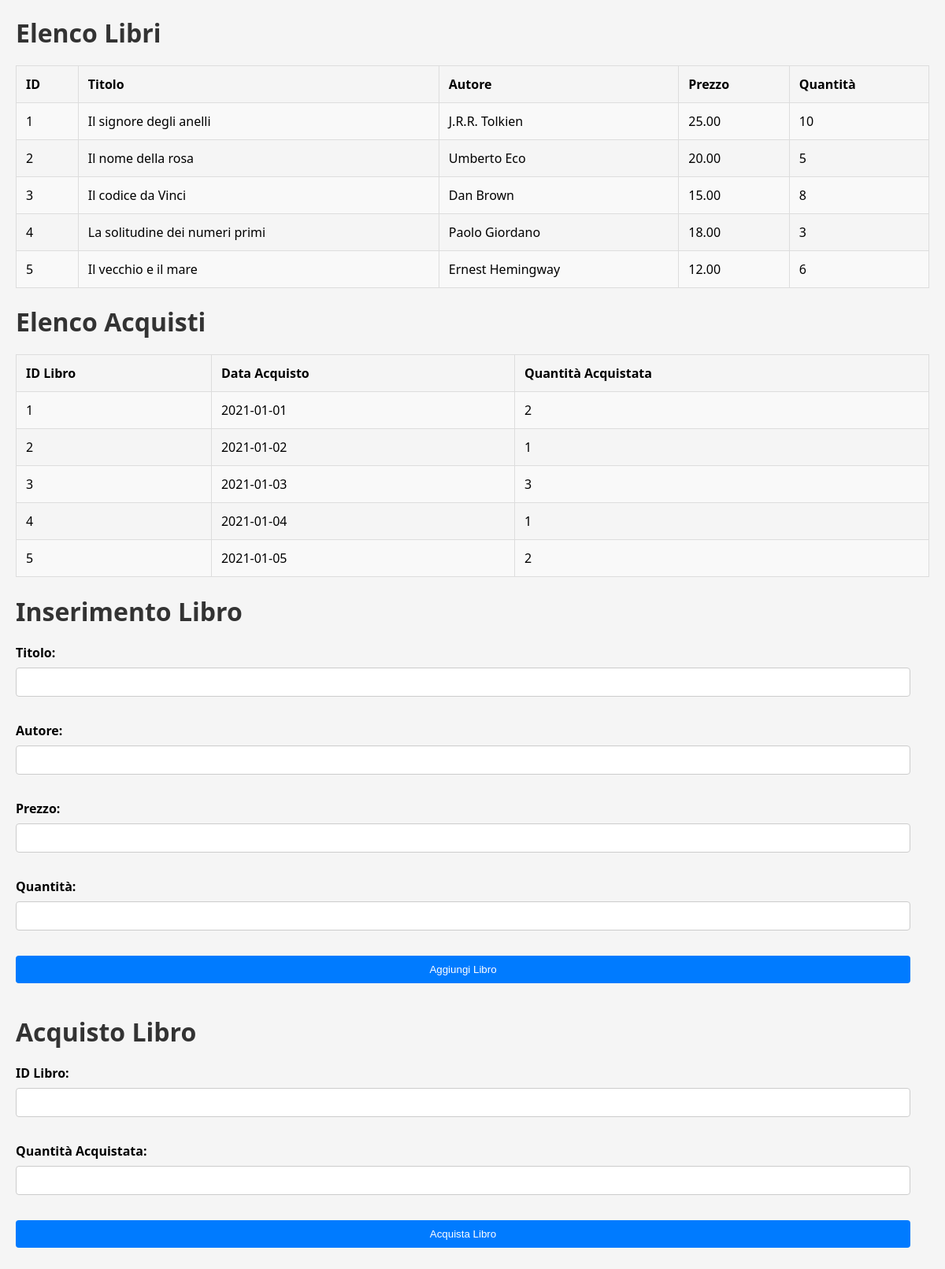
The page / on the database its author committed.
### tables this page shows
CREATE TABLE Libri (
    id INT AUTO_INCREMENT PRIMARY KEY,
    titolo VARCHAR(100) NOT NULL,
    autore VARCHAR(100) NOT NULL,
    prezzo DECIMAL(8,2) NOT NULL,
    quantita INT NOT NULL
);

CREATE TABLE Acquisti (
    id INT AUTO_INCREMENT PRIMARY KEY,
    id_libro INT,
    data_acquisto DATE,
    quantita_acquistata INT,
    FOREIGN KEY (id_libro) REFERENCES Libri(id)
);

### index.php (the view, shortened to what this page needs)
<?php
    $mydb = new mysqli(SERVER, UTENTE, PASSWORD, DATABASE);
    $result = $mydb->query("SELECT * FROM Libri");
    if ($result->num_rows > 0) {
        echo "<h1>Elenco Libri</h1>";
        echo "<table>";
        echo "<tr><th>ID</th><th>Titolo</th><th>Autore</th><th>Prezzo</th><th>Quantità</th></tr>";
        while ($row = $result->fetch_assoc()) {
            echo "<tr>";
            echo "<td>" . $row['id'] . "</td>";
            echo "<td>" . $row['titolo'] . "</td>";
            echo "<td>" . $row['autore'] . "</td>";
            echo "<td>" . $row['prezzo'] . "</td>";
            echo "<td>" . $row['quantita'] . "</td>";
            echo "</tr>";
        }
        echo "</table>";
    } else {
        echo "Nessun libro presente.";
    }
    $result = $mydb->query("SELECT * FROM Acquisti");
    if ($result->num_rows > 0) {
        echo "<h1>Elenco Acquisti</h1>";
        echo "<table>";
        echo "<tr><th>ID Libro</th><th>Data Acquisto</th><th>Quantità Acquistata</th></tr>";
        while ($row = $result->fetch_assoc()) {
            echo "<tr>";
            echo "<td>" . $row['id_libro'] . "</td>";
            echo "<td>" . $row['data_acquisto'] . "</td>";
            echo "<td>" . $row['quantita_acquistata'] . "</td>";
            echo "</tr>";
        }
        echo "</table>";
    } else {
        echo "Nessun acquisto effettuato.";
    }
?>
<!DOCTYPE html>
<html lang="en">
<head>
    <link rel="stylesheet" href="style.css">
</head>
<body>
<h1>Inserimento Libro</h1>
    <form action="index.php" method="POST">
        <label for="titolo">Titolo:</label>
        <input type="text" name="titolo" id="titolo" required><br><br>
        <label for="autore">Autore:</label>
        <input type="text" name="autore" id="autore" required><br><br>
        <label for="prezzo">Prezzo:</label>
        <input type="number" name="prezzo" id="prezzo" required><br><br>
        <label for="quantita">Quantità:</label>
        <input type="number" name="quantita" id="quantita" required><br><br>
        <input type="submit" value="Aggiungi Libro">
    </form>
    <h1>Acquisto Libro</h1>
    <form action="index.php" method="POST">
        <label for="id_libro">ID Libro:</label>
        <input type="number" name="id_libro" id="id_libro" required><br><br>
        <label for="quantita_acquistata">Quantità Acquistata:</label>
        <input type="number" name="quantita_acquistata" id="quantita_acquistata" required><br><br>
        <input type="submit" value="Acquista Libro">
    </form>
</body>
</html>

### style.css (style rules this page uses)
body { font-family: 'Segoe UI', Tahoma, Geneva, Verdana, sans-serif; background-color: #f5f5f5; margin: 0; padding: 20px; }
h1 { color: #333; margin-bottom: 20px; }
table { width: 100%; border-collapse: collapse; margin-bottom: 20px; }
table, th, td { border: 1px solid #ddd; }
th, td { padding: 12px; text-align: left; }
tr:nth-child(even) { background-color: #f9f9f9; }
form { margin-bottom: 30px; }
label { display: block; margin-bottom: 8px; font-weight: bold; }
input[type="text"], input[type="number"], input[type="submit"] { width: calc(100% - 24px); padding: 10px; margin-bottom: 10px; box-sizing: border-box; border: 1px solid #ccc; border-radius: 4px; }
input[type="submit"] { background-color: #007bff; color: white; border: none; cursor: pointer; transition: background-color 0.3s; }

### rows shown on the page
libri: id "1", titolo "Il signore degli anelli", autore "J.R.R. Tolkien", prezzo "25.00", quantita "10"
libri: id "2", titolo "Il nome della rosa", autore "Umberto Eco", prezzo "20.00", quantita "5"
libri: id "3", titolo "Il codice da Vinci", autore "Dan Brown", prezzo "15.00", quantita "8"
libri: id "4", titolo "La solitudine dei numeri primi", autore "Paolo Giordano", prezzo "18.00", quantita "3"
libri: id "5", titolo "Il vecchio e il mare", autore "Ernest Hemingway", prezzo "12.00", quantita "6"
acquisti: id_libro "1", data_acquisto "2021-01-01", quantita_acquistata "2"
acquisti: id_libro "2", data_acquisto "2021-01-02", quantita_acquistata "1"
acquisti: id_libro "3", data_acquisto "2021-01-03", quantita_acquistata "3"
acquisti: id_libro "4", data_acquisto "2021-01-04", quantita_acquistata "1"
acquisti: id_libro "5", data_acquisto "2021-01-05", quantita_acquistata "2"
